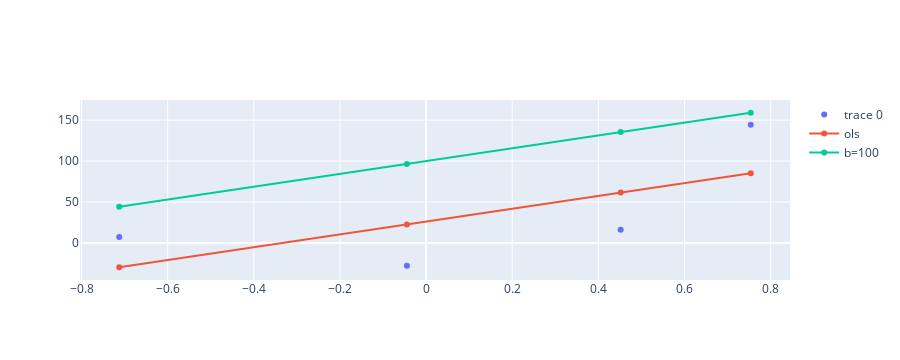

Source (notebook cell):
### Code cell
fig = go.Figure()
fig.add_trace(go.Scatter(x=df['x'],y=df['y'],mode = 'markers'))
fig.add_trace(go.Scatter(x=df['x'],y=df['predict'],mode = 'markers+lines',name='ols'))
fig.add_trace(go.Scatter(x=df['x'],y=y_pre,mode = 'markers+lines',name = 'b=100'))

### Figure 1 — Plotly figure (JSON) as saved in the notebook; plotly's stock layout.template omitted (floating-point values rounded to 4 significant figures)
{"data": [{"mode": "markers", "type": "scatter", "x": [-0.7124, 0.4518, -0.0445, 0.7538], "y": [7.218, 16.05, -27.84, 144.4]}, {"mode": "markers+lines", "name": "ols", "type": "scatter", "x": [-0.7124, 0.4518, -0.0445, 0.7538], "y": [-29.66, 61.56, 22.67, 85.22]}, {"mode": "markers+lines", "name": "b=100", "type": "scatter", "x": [-0.7124, 0.4518, -0.0445, 0.7538], "y": [44.18, 135.4, 96.51, 159.1]}], "layout": {"autosize": true, "height": 360, "xaxis": {"autorange": true, "range": [-0.8014, 0.8428], "type": "linear"}, "yaxis": {"autorange": true, "range": [-45.23, 174.6], "type": "linear"}}}
